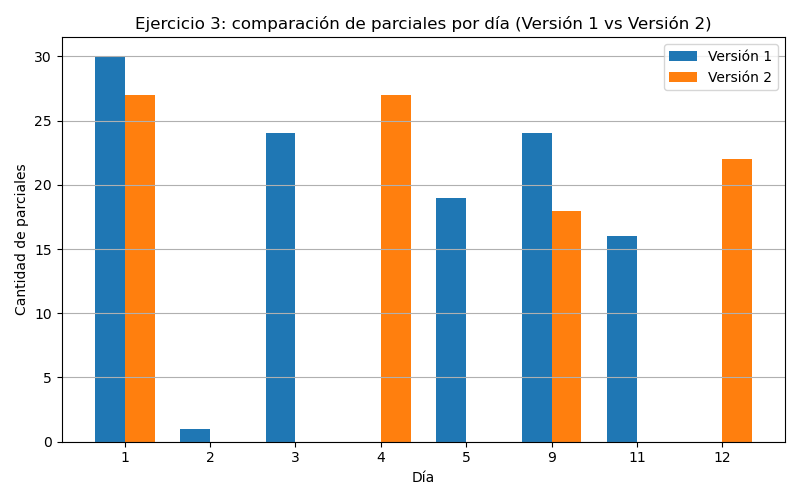

Recreate this plot in Python.
import pandas as pd
import matplotlib.pyplot as plt

# === Cargar soluciones de las dos versiones del Ejercicio 3 ===
df_v1 = pd.read_csv("tabla_ejercicio3v1.csv")
df_v2 = pd.read_csv("tabla_ejercicio3v2.csv")

# Esperamos columnas: curso,dia,hora
print(df_v1.head())
print(df_v2.head())

# === Contar parciales por día en cada versión ===
counts_v1 = df_v1.groupby("dia").size().rename("Versión 1")
counts_v2 = df_v2.groupby("dia").size().rename("Versión 2")

# === Armar tabla resumen ===
days = sorted(set(counts_v1.index).union(counts_v2.index))

summary_3 = pd.DataFrame(index=days)
summary_3["Versión 1"] = counts_v1
summary_3["Versión 2"] = counts_v2
summary_3 = summary_3.fillna(0).astype(int)

print("\nCantidad de parciales por día (Ejercicio 3):")
print(summary_3)

# === Gráfico comparativo ===
fig, ax = plt.subplots(figsize=(8,5))

x = range(len(summary_3.index))
width = 0.35

ax.bar([i - width/2 for i in x], summary_3["Versión 1"], width, label="Versión 1")
ax.bar([i + width/2 for i in x], summary_3["Versión 2"], width, label="Versión 2")

ax.set_xticks(list(x))
ax.set_xticklabels(summary_3.index)
ax.set_xlabel("Día")
ax.set_ylabel("Cantidad de parciales")
ax.set_title("Ejercicio 3: comparación de parciales por día (Versión 1 vs Versión 2)")
ax.legend()
ax.grid(True, axis="y")

plt.tight_layout()
plt.show()
